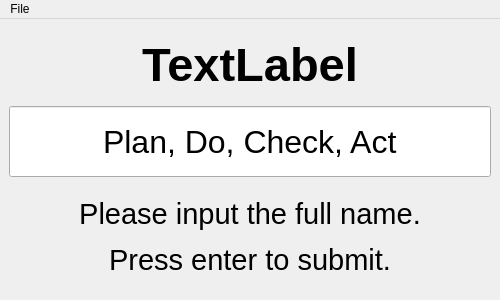
<?xml version="1.0" encoding="UTF-8"?>
<ui version="4.0">
 <class>MainWindow</class>
 <widget class="QMainWindow" name="MainWindow">
  <property name="geometry">
   <rect>
    <x>0</x>
    <y>0</y>
    <width>500</width>
    <height>300</height>
   </rect>
  </property>
  <property name="sizePolicy">
   <sizepolicy hsizetype="Expanding" vsizetype="Preferred">
    <horstretch>0</horstretch>
    <verstretch>0</verstretch>
   </sizepolicy>
  </property>
  <property name="minimumSize">
   <size>
    <width>500</width>
    <height>300</height>
   </size>
  </property>
  <property name="windowTitle">
   <string>Abbreviation Exam</string>
  </property>
  <widget class="QWidget" name="centralwidget">
   <layout class="QVBoxLayout" name="verticalLayout">
    <item>
     <widget class="QLabel" name="abbr">
      <property name="sizePolicy">
       <sizepolicy hsizetype="Preferred" vsizetype="Preferred">
        <horstretch>0</horstretch>
        <verstretch>2</verstretch>
       </sizepolicy>
      </property>
      <property name="font">
       <font>
        <pointsize>35</pointsize>
        <weight>75</weight>
        <bold>true</bold>
       </font>
      </property>
      <property name="text">
       <string>TextLabel</string>
      </property>
      <property name="alignment">
       <set>Qt::AlignCenter</set>
      </property>
     </widget>
    </item>
    <item>
     <widget class="QLineEdit" name="lineEdit">
      <property name="sizePolicy">
       <sizepolicy hsizetype="Expanding" vsizetype="Preferred">
        <horstretch>0</horstretch>
        <verstretch>2</verstretch>
       </sizepolicy>
      </property>
      <property name="font">
       <font>
        <pointsize>24</pointsize>
       </font>
      </property>
      <property name="text">
       <string notr="true">Plan, Do, Check, Act</string>
      </property>
      <property name="alignment">
       <set>Qt::AlignCenter</set>
      </property>
     </widget>
    </item>
    <item>
     <widget class="QLabel" name="msg">
      <property name="sizePolicy">
       <sizepolicy hsizetype="Preferred" vsizetype="Preferred">
        <horstretch>0</horstretch>
        <verstretch>3</verstretch>
       </sizepolicy>
      </property>
      <property name="font">
       <font>
        <pointsize>22</pointsize>
       </font>
      </property>
      <property name="text">
       <string>&lt;html&gt;&lt;head/&gt;&lt;body&gt;&lt;p&gt;Please input the full name.&lt;/p&gt;&lt;p&gt;Press enter to submit.&lt;/p&gt;&lt;/body&gt;&lt;/html&gt;</string>
      </property>
      <property name="textFormat">
       <enum>Qt::RichText</enum>
      </property>
      <property name="alignment">
       <set>Qt::AlignCenter</set>
      </property>
     </widget>
    </item>
   </layout>
  </widget>
  <widget class="QMenuBar" name="menubar">
   <property name="geometry">
    <rect>
     <x>0</x>
     <y>0</y>
     <width>500</width>
     <height>22</height>
    </rect>
   </property>
   <property name="nativeMenuBar">
    <bool>false</bool>
   </property>
   <widget class="QMenu" name="menuFile">
    <property name="title">
     <string>File</string>
    </property>
    <addaction name="actionImportCSV"/>
   </widget>
   <addaction name="menuFile"/>
  </widget>
  <action name="actionImportCSV">
   <property name="text">
    <string>Import CSV</string>
   </property>
  </action>
 </widget>
 <resources/>
 <connections/>
</ui>
